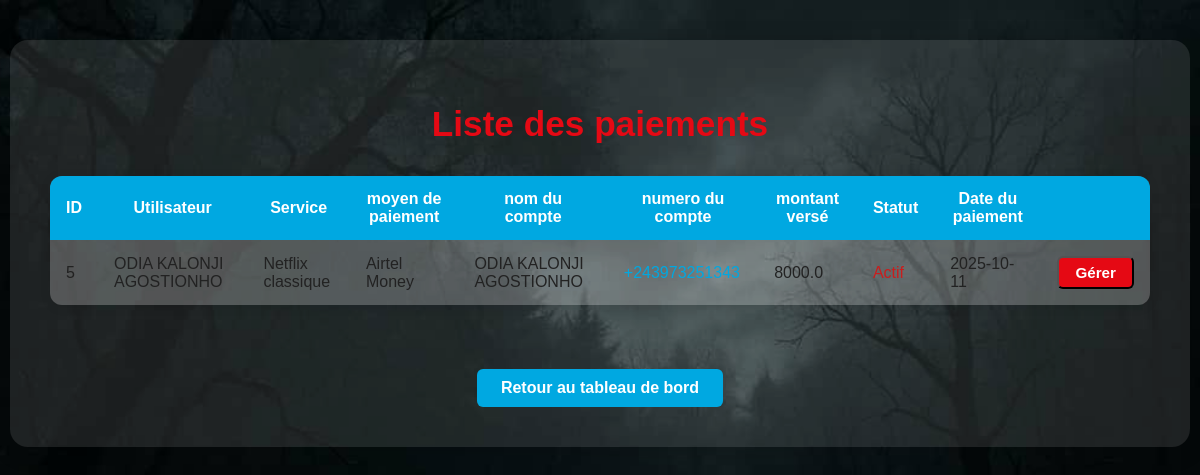
The app's page /admin/liste_paiement with its own data.
### app.py (models this page shows, shortened)
class Paiement(db.Model):
    id = db.Column(db.Integer, primary_key=True)
    utilisateur_id = db.Column(db.Integer, db.ForeignKey('utilisateurs.id'), nullable=False)
    service = db.Column(db.String(30), nullable=False)
    moyen = db.Column(db.String(20),nullable=False)
    nom_compte=db.Column(db.String(50), nullable=False)
    numero=db.Column(db.String(20), nullable=False)
    montant=db.Column(db.Float, nullable=False)
    statut = db.Column(db.Boolean, default=False)
    date_paiement = db.Column(db.DateTime, default=datetime.utcnow)
    utilisateur=db.relationship("Utilisateurs", backref="paiememts",lazy=True)

class Utilisateurs(db.Model):
    id = db.Column(db.Integer, primary_key=True)
    nom = db.Column(db.String(30), nullable=False)
    mdp = db.Column(db.String(200), nullable=False)

### app.py (the view)
@app.route("/admin/liste_paiement")
def liste_paiement():
    paiements = Paiement.query.order_by(Paiement.date_paiement.desc()).all()
    return render_template("admin/liste_paiement.html", paiements=paiements)

### templates/admin/liste_paiement.html (shortened to what this page needs)
<!DOCTYPE html>
<html lang="fr">
<head>
  <link rel="stylesheet" href="{{ url_for('static', filename='css/admin.css') }}">
</head>
<body>
  <div class="admin-container">
    <h1>Liste des paiements</h1>
    <table class="admin-table">
      <thead>
        <tr>
          <th>ID</th>
          <th>Utilisateur</th>
          <th>Service</th>
          <th>moyen de paiement</th>
          <th>nom du compte</th>
          <th>numero du compte</th>
          <th>montant versé</th>
          <th>Statut</th>
          <th>Date du paiement</th>
          <th></th>
        </tr>
      </thead>
      <tbody>
        {% for paiement in paiements %}
        <tr>
          <td>{{ paiement.utilisateur_id }}</td>
          <td>{{ paiement.utilisateur.nom }}</td>
          <td>{{ paiement.service}}</td>
          <td>{{ paiement.moyen}}</td>
          <td>{{ paiement.nom_compte}}</td>
          <td><a class="num_a" href="https://wa.me/{{ paiement.numero}}" target="_blank">{{ paiement.numero}}</a></td>
          <td>{{ paiement.montant}}</td>
          <td style="color: rgb(202, 29, 29);">{{ "Actif" if paiement.statut else "Inactif" }}</td>
          <td>{{ paiement.date_paiement.strftime("%Y-%m-%d") }}</td>
          <td>
            <button class="btn-admin btn-gerer btn-primary" data-bs-toggel="modal" data-bs-target="#modalPaiement" data-id="{{paiement.id}}" data-nom="{{ paiement.nom }}">Gérer</button>
          </td>
        </tr>
        {% endfor %}
      </tbody>
    </table>
    <a href="{{ url_for('accueil_admin') }}" class="btn-retour">Retour au tableau de bord</a>
 </body>

### static/css/admin.css (style rules this page uses)
body { background: url("../image/backgroud.jpg") no-repeat center center/cover; min-height: 150vh; font-family: Arial, sans-serif; margin: 0; }
.admin-container { max-width: 1100px; margin: 40px auto; background: rgba(255,255,255,0.10); border-radius: 18px; padding: 2.5rem; box-shadow: 0 4px 24px rgba(0,0,0,0.15); color: #0a0a0a; text-align: center; overflow: scroll; scrollbar-width: none; }
.admin-container h1 { margin-bottom: 2rem; color: #e50914; font-size: 2.2rem; }
.btn-admin { display: inline-block; padding: 8px 18px; background: #e50914; color: #fff; border-radius: 6px; text-decoration: none; font-weight: bold; transition: background 0.3s; }
.btn-retour { display: inline-block; margin-top: 2rem; padding: 10px 24px; background: #00A8E1; color: #fff; border-radius: 6px; text-decoration: none; font-weight: bold; transition: background 0.3s; }

### templates/admin/liste_paiement.html (style rules this page uses)
.admin-table { width: 100%; border-collapse: collapse; margin: 2rem 0; background: rgba(255,255,255,0.15); border-radius: 12px; overflow: hidden; box-shadow: 0 2px 12px rgba(0,0,0,0.08); }
.admin-table th, .admin-table td { padding: 0.9rem 1rem; text-align: left; }
.admin-table th { background: #00A8E1; color: #fff; font-weight: bold; font-size: 1rem; text-align: center; }
.admin-table tr { border-bottom: 1px solid #e50914; }
.admin-table tr:last-child { border-bottom: none; }
.admin-table td { background: rgba(255,255,255,0.10); color: #222; }
.btn-admin { display: inline-block; padding: 6px 16px; background: #e50914; color: #fff; border-radius: 6px; text-decoration: none; font-weight: bold; transition: background 0.3s; font-size: 0.95rem; }
.num_a { text-decoration: none; color: #00A8E1; }

### records on screen
Paiement: utilisateur_id "5", utilisateur.nom "ODIA KALONJI AGOSTIONHO", service "Netflix classique", moyen "Airtel Money", nom_compte "ODIA KALONJI AGOSTIONHO", numero "+243973251343", montant "8000.0", statut "Actif", date_paiement "2025-10-11"
